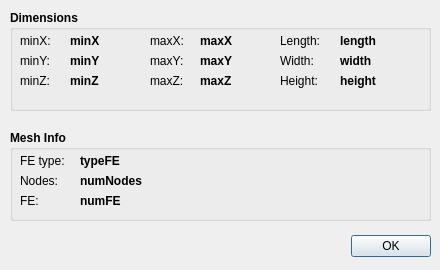
<?xml version="1.0" encoding="UTF-8"?>
<ui version="4.0">
 <class>TGBDialog</class>
 <widget class="QDialog" name="TGBDialog">
  <property name="geometry">
   <rect>
    <x>0</x>
    <y>0</y>
    <width>440</width>
    <height>270</height>
   </rect>
  </property>
  <property name="minimumSize">
   <size>
    <width>440</width>
    <height>270</height>
   </size>
  </property>
  <property name="maximumSize">
   <size>
    <width>440</width>
    <height>270</height>
   </size>
  </property>
  <property name="windowTitle">
   <string>Object info</string>
  </property>
  <property name="modal">
   <bool>true</bool>
  </property>
  <widget class="QDialogButtonBox" name="buttonBox">
   <property name="geometry">
    <rect>
     <x>170</x>
     <y>230</y>
     <width>261</width>
     <height>32</height>
    </rect>
   </property>
   <property name="orientation">
    <enum>Qt::Horizontal</enum>
   </property>
   <property name="standardButtons">
    <set>QDialogButtonBox::Ok</set>
   </property>
  </widget>
  <widget class="QGroupBox" name="groupBox">
   <property name="geometry">
    <rect>
     <x>10</x>
     <y>10</y>
     <width>421</width>
     <height>101</height>
    </rect>
   </property>
   <property name="font">
    <font>
     <weight>75</weight>
     <bold>true</bold>
    </font>
   </property>
   <property name="title">
    <string>Dimensions</string>
   </property>
   <widget class="QLabel" name="label">
    <property name="geometry">
     <rect>
      <x>10</x>
      <y>20</y>
      <width>41</width>
      <height>21</height>
     </rect>
    </property>
    <property name="font">
     <font>
      <weight>50</weight>
      <bold>false</bold>
     </font>
    </property>
    <property name="text">
     <string>minX:</string>
    </property>
   </widget>
   <widget class="QLabel" name="label_2">
    <property name="geometry">
     <rect>
      <x>10</x>
      <y>40</y>
      <width>41</width>
      <height>21</height>
     </rect>
    </property>
    <property name="font">
     <font>
      <weight>50</weight>
      <bold>false</bold>
     </font>
    </property>
    <property name="text">
     <string>minY:</string>
    </property>
   </widget>
   <widget class="QLabel" name="label_3">
    <property name="geometry">
     <rect>
      <x>10</x>
      <y>60</y>
      <width>41</width>
      <height>21</height>
     </rect>
    </property>
    <property name="font">
     <font>
      <weight>50</weight>
      <bold>false</bold>
     </font>
    </property>
    <property name="text">
     <string>minZ:</string>
    </property>
   </widget>
   <widget class="QLabel" name="minX">
    <property name="geometry">
     <rect>
      <x>60</x>
      <y>20</y>
      <width>71</width>
      <height>21</height>
     </rect>
    </property>
    <property name="font">
     <font>
      <weight>75</weight>
      <bold>true</bold>
     </font>
    </property>
    <property name="text">
     <string notr="true">minX</string>
    </property>
   </widget>
   <widget class="QLabel" name="minY">
    <property name="geometry">
     <rect>
      <x>60</x>
      <y>40</y>
      <width>71</width>
      <height>21</height>
     </rect>
    </property>
    <property name="font">
     <font>
      <weight>75</weight>
      <bold>true</bold>
     </font>
    </property>
    <property name="text">
     <string notr="true">minY</string>
    </property>
   </widget>
   <widget class="QLabel" name="minZ">
    <property name="geometry">
     <rect>
      <x>60</x>
      <y>60</y>
      <width>71</width>
      <height>21</height>
     </rect>
    </property>
    <property name="font">
     <font>
      <weight>75</weight>
      <bold>true</bold>
     </font>
    </property>
    <property name="text">
     <string notr="true">minZ</string>
    </property>
   </widget>
   <widget class="QLabel" name="label_4">
    <property name="geometry">
     <rect>
      <x>140</x>
      <y>60</y>
      <width>41</width>
      <height>21</height>
     </rect>
    </property>
    <property name="font">
     <font>
      <weight>50</weight>
      <bold>false</bold>
     </font>
    </property>
    <property name="text">
     <string>maxZ:</string>
    </property>
   </widget>
   <widget class="QLabel" name="maxZ">
    <property name="geometry">
     <rect>
      <x>190</x>
      <y>60</y>
      <width>71</width>
      <height>21</height>
     </rect>
    </property>
    <property name="font">
     <font>
      <weight>75</weight>
      <bold>true</bold>
     </font>
    </property>
    <property name="text">
     <string notr="true">maxZ</string>
    </property>
   </widget>
   <widget class="QLabel" name="maxY">
    <property name="geometry">
     <rect>
      <x>190</x>
      <y>40</y>
      <width>71</width>
      <height>21</height>
     </rect>
    </property>
    <property name="font">
     <font>
      <weight>75</weight>
      <bold>true</bold>
     </font>
    </property>
    <property name="text">
     <string notr="true">maxY</string>
    </property>
   </widget>
   <widget class="QLabel" name="label_5">
    <property name="geometry">
     <rect>
      <x>140</x>
      <y>40</y>
      <width>41</width>
      <height>21</height>
     </rect>
    </property>
    <property name="font">
     <font>
      <weight>50</weight>
      <bold>false</bold>
     </font>
    </property>
    <property name="text">
     <string>maxY:</string>
    </property>
   </widget>
   <widget class="QLabel" name="label_6">
    <property name="geometry">
     <rect>
      <x>140</x>
      <y>20</y>
      <width>41</width>
      <height>21</height>
     </rect>
    </property>
    <property name="font">
     <font>
      <weight>50</weight>
      <bold>false</bold>
     </font>
    </property>
    <property name="text">
     <string>maxX:</string>
    </property>
   </widget>
   <widget class="QLabel" name="maxX">
    <property name="geometry">
     <rect>
      <x>190</x>
      <y>20</y>
      <width>71</width>
      <height>21</height>
     </rect>
    </property>
    <property name="font">
     <font>
      <weight>75</weight>
      <bold>true</bold>
     </font>
    </property>
    <property name="text">
     <string notr="true">maxX</string>
    </property>
   </widget>
   <widget class="QLabel" name="length">
    <property name="geometry">
     <rect>
      <x>330</x>
      <y>20</y>
      <width>71</width>
      <height>21</height>
     </rect>
    </property>
    <property name="font">
     <font>
      <weight>75</weight>
      <bold>true</bold>
     </font>
    </property>
    <property name="text">
     <string notr="true">length</string>
    </property>
   </widget>
   <widget class="QLabel" name="label_13">
    <property name="geometry">
     <rect>
      <x>270</x>
      <y>40</y>
      <width>51</width>
      <height>21</height>
     </rect>
    </property>
    <property name="font">
     <font>
      <weight>50</weight>
      <bold>false</bold>
     </font>
    </property>
    <property name="text">
     <string>Width:</string>
    </property>
   </widget>
   <widget class="QLabel" name="height">
    <property name="geometry">
     <rect>
      <x>330</x>
      <y>60</y>
      <width>71</width>
      <height>21</height>
     </rect>
    </property>
    <property name="font">
     <font>
      <weight>75</weight>
      <bold>true</bold>
     </font>
    </property>
    <property name="text">
     <string notr="true">height</string>
    </property>
   </widget>
   <widget class="QLabel" name="label_14">
    <property name="geometry">
     <rect>
      <x>270</x>
      <y>20</y>
      <width>51</width>
      <height>21</height>
     </rect>
    </property>
    <property name="font">
     <font>
      <weight>50</weight>
      <bold>false</bold>
     </font>
    </property>
    <property name="text">
     <string>Length:</string>
    </property>
   </widget>
   <widget class="QLabel" name="width">
    <property name="geometry">
     <rect>
      <x>330</x>
      <y>40</y>
      <width>71</width>
      <height>21</height>
     </rect>
    </property>
    <property name="font">
     <font>
      <weight>75</weight>
      <bold>true</bold>
     </font>
    </property>
    <property name="text">
     <string notr="true">width</string>
    </property>
   </widget>
   <widget class="QLabel" name="label_15">
    <property name="geometry">
     <rect>
      <x>270</x>
      <y>60</y>
      <width>51</width>
      <height>21</height>
     </rect>
    </property>
    <property name="font">
     <font>
      <weight>50</weight>
      <bold>false</bold>
     </font>
    </property>
    <property name="text">
     <string>Height:</string>
    </property>
   </widget>
  </widget>
  <widget class="QGroupBox" name="groupBox_3">
   <property name="geometry">
    <rect>
     <x>10</x>
     <y>130</y>
     <width>421</width>
     <height>91</height>
    </rect>
   </property>
   <property name="font">
    <font>
     <weight>75</weight>
     <bold>true</bold>
    </font>
   </property>
   <property name="title">
    <string>Mesh Info</string>
   </property>
   <widget class="QLabel" name="label_10">
    <property name="geometry">
     <rect>
      <x>10</x>
      <y>20</y>
      <width>51</width>
      <height>21</height>
     </rect>
    </property>
    <property name="font">
     <font>
      <weight>50</weight>
      <bold>false</bold>
     </font>
    </property>
    <property name="text">
     <string>FE type:</string>
    </property>
   </widget>
   <widget class="QLabel" name="typeFE">
    <property name="geometry">
     <rect>
      <x>70</x>
      <y>20</y>
      <width>341</width>
      <height>21</height>
     </rect>
    </property>
    <property name="font">
     <font>
      <weight>75</weight>
      <bold>true</bold>
     </font>
    </property>
    <property name="text">
     <string notr="true">typeFE</string>
    </property>
   </widget>
   <widget class="QLabel" name="numNodes">
    <property name="geometry">
     <rect>
      <x>70</x>
      <y>40</y>
      <width>341</width>
      <height>21</height>
     </rect>
    </property>
    <property name="font">
     <font>
      <weight>75</weight>
      <bold>true</bold>
     </font>
    </property>
    <property name="text">
     <string notr="true">numNodes</string>
    </property>
   </widget>
   <widget class="QLabel" name="label_11">
    <property name="geometry">
     <rect>
      <x>10</x>
      <y>40</y>
      <width>51</width>
      <height>21</height>
     </rect>
    </property>
    <property name="font">
     <font>
      <weight>50</weight>
      <bold>false</bold>
     </font>
    </property>
    <property name="text">
     <string>Nodes:</string>
    </property>
   </widget>
   <widget class="QLabel" name="numFE">
    <property name="geometry">
     <rect>
      <x>70</x>
      <y>60</y>
      <width>341</width>
      <height>21</height>
     </rect>
    </property>
    <property name="font">
     <font>
      <weight>75</weight>
      <bold>true</bold>
     </font>
    </property>
    <property name="text">
     <string notr="true">numFE</string>
    </property>
   </widget>
   <widget class="QLabel" name="label_12">
    <property name="geometry">
     <rect>
      <x>10</x>
      <y>60</y>
      <width>51</width>
      <height>21</height>
     </rect>
    </property>
    <property name="font">
     <font>
      <weight>50</weight>
      <bold>false</bold>
     </font>
    </property>
    <property name="text">
     <string>FE:</string>
    </property>
   </widget>
  </widget>
 </widget>
 <resources/>
 <connections>
  <connection>
   <sender>buttonBox</sender>
   <signal>accepted()</signal>
   <receiver>TGBDialog</receiver>
   <slot>accept()</slot>
   <hints>
    <hint type="sourcelabel">
     <x>248</x>
     <y>254</y>
    </hint>
    <hint type="destinationlabel">
     <x>157</x>
     <y>274</y>
    </hint>
   </hints>
  </connection>
  <connection>
   <sender>buttonBox</sender>
   <signal>rejected()</signal>
   <receiver>TGBDialog</receiver>
   <slot>reject()</slot>
   <hints>
    <hint type="sourcelabel">
     <x>316</x>
     <y>260</y>
    </hint>
    <hint type="destinationlabel">
     <x>286</x>
     <y>274</y>
    </hint>
   </hints>
  </connection>
 </connections>
</ui>
